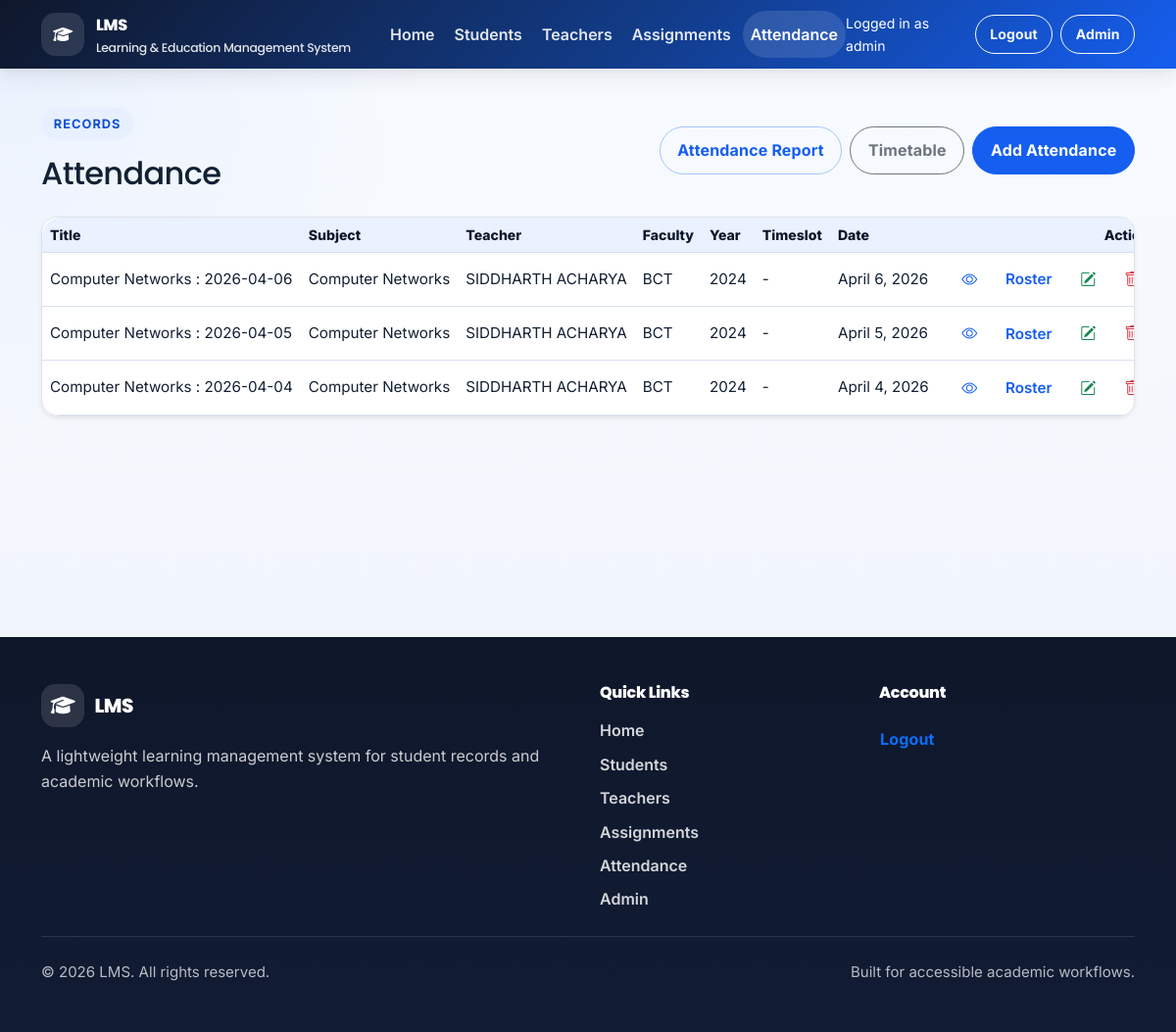
The app's page /attendances/ (signed in) with its own data.
### attendance/models.py (models this page shows, shortened)
class Attendance(models.Model):
    DAY_MONDAY = 'monday'
    DAY_TUESDAY = 'tuesday'
    DAY_WEDNESDAY = 'wednesday'
    DAY_THURSDAY = 'thursday'
    DAY_FRIDAY = 'friday'
    DAY_SATURDAY = 'saturday'
    DAY_SUNDAY = 'sunday'
    DAY_CHOICES = [
        (DAY_MONDAY, 'Monday'),
        (DAY_TUESDAY, 'Tuesday'),
        (DAY_WEDNESDAY, 'Wednesday'),
        (DAY_THURSDAY, 'Thursday'),
        (DAY_FRIDAY, 'Friday'),
        (DAY_SATURDAY, 'Saturday'),
        (DAY_SUNDAY, 'Sunday'),
    ]
    title = models.CharField(max_length=200)
    subject = models.ForeignKey(
        Subject,
        on_delete=models.SET_NULL,
        null=True,
        blank=True,
        default=None,
        related_name='attendances',
    )
    faculty = models.ForeignKey(
        Faculty,
        on_delete=models.SET_NULL,
        null=True,
        blank=True,
        default=None,
        related_name='attendances',
    )
    enrollment_batch = models.ForeignKey(
        EnrollmentYear,
        on_delete=models.SET_NULL,
        null=True,
        blank=True,
        default=None,
        related_name='attendances',
    )
    teacher = models.ForeignKey(
        Teacher,
        on_delete=models.SET_NULL,
        null=True,
        blank=True,
        default=None,
        related_name='attendances',
    )
    day_of_week = models.CharField(max_length=15, choices=DAY_CHOICES, blank=True, default='')
    start_time = models.TimeField(null=True, blank=True, default=None)
    end_time = models.TimeField(null=True, blank=True, default=None)
    attendance_date = models.DateField()
    note = models.TextField(null=True, blank=True, default=None)
    created_at = models.DateTimeField(auto_now_add=True)
    class Meta:
        constraints = [
            models.UniqueConstraint(
                fields=['subject', 'faculty', 'enrollment_batch', 'attendance_date'],
                condition=Q(subject__isnull=False, faculty__isnull=False, enrollment_batch__isnull=False),
                name='unique_attendance_subject_faculty_year_date',
            ),
        ]

### student/models.py (models this page shows)
class Subject(models.Model):
    name = models.CharField(max_length=150, unique=True)
    code = models.CharField(max_length=30, unique=True, null=True, blank=True, default=None)
    def __str__(self):
        return self.name

class Faculty(models.Model):
    name = models.CharField(max_length=150, unique=True)
    objects = FacultyManager()
    def __str__(self):
        return self.name

class EnrollmentYear(models.Model):
    year = models.PositiveIntegerField(unique=True)
    def __str__(self):
        return str(self.year)

### teacher/models.py (models this page shows)
class Teacher(models.Model):
    user = models.OneToOneField(
        User,
        on_delete=models.CASCADE,
        null=True,
        blank=True,
        default=None,
        related_name='teacher_profile',
    )
    name = models.CharField(max_length=100)
    employee_id = models.CharField(
        max_length=20, unique=True, null=True, blank=True, default=None
    )
    department = models.CharField(max_length=150, null=True, blank=True, default=None)
    qualification = models.CharField(max_length=150, null=True, blank=True, default=None)
    experience_years = models.IntegerField(null=True, blank=True, default=None)
    faculties = models.ManyToManyField(
        Faculty,
        blank=True,
        related_name='teachers',
    )
    email = models.EmailField(unique=True, null=True, blank=True, default=None)
    dp = models.ImageField(upload_to='teacher_dp/', null=True, blank=True, default=None)
    address = models.TextField(null=True, blank=True, default=None)
    joining_date = models.DateField(auto_now_add=True)
    is_first_login = models.BooleanField(default=True)
    def __str__(self):
        return self.name

### attendance/views.py (the view)
# urls.py: path('', AttendanceListView.as_view(), name='attendance-list'),
class AttendanceListView(LoginRequiredMixin, RoleFilteredAttendanceQuerysetMixin, ListView):
    model = Attendance
    template_name = 'attendance/attendance_list.html'
    context_object_name = 'attendances'
    def get_queryset(self):
        return self.get_role_filtered_queryset().order_by('-attendance_date', '-created_at')

### attendance/views.py (called while the page is built, shortened)
    def get_base_queryset(self):
        return Attendance.objects.select_related(
            'subject', 'teacher', 'faculty', 'enrollment_batch'
        ).prefetch_related('entries__student')

    def get_role_filtered_queryset(self):
        queryset = self.get_base_queryset()
        user = self.request.user
        if user.is_superuser or user.is_staff:
            return queryset

### LMS/templates/attendance/attendance_list.html (shortened to what this page needs)
{% extends 'base.html' %}
{% block content %}
<section class="container py-4">
	<div class="d-flex flex-wrap justify-content-between align-items-center gap-3 mb-4">
		<div>
			<span class="eyebrow">Records</span>
			<h1 class="h2 mb-0">Attendance</h1>
		</div>
		<div class="d-flex flex-wrap gap-2">
			<a class="btn btn-outline-primary" href="{% url 'attendance:attendance-report' %}">Attendance Report</a>
			<a class="btn btn-outline-secondary" href="{% url 'attendance:attendance-timetable' %}">Timetable</a>
			{% if can_manage_academic_records %}
			<a class="btn btn-primary" href="{% url 'attendance:attendance-create' %}">Add Attendance</a>
			{% endif %}
		</div>
	</div>
	{% if attendances %}
		<div class="table-responsive shadow-sm rounded-4 overflow-hidden bg-white border">
			<table class="table table-compact align-middle mb-0">
				<thead class="table-light">
					<tr>
						<th>Title</th>
						<th>Subject</th>
						<th>Teacher</th>
						<th>Faculty</th>
						<th>Year</th>
						<th>Timeslot</th>
						<th>Date</th>
						<th class="text-end">Actions</th>
					</tr>
				</thead>
				<tbody>
					{% for attendance in attendances %}
						<tr>
							<td>{{ attendance.title }}</td>
							<td>{{ attendance.subject|default:"-" }}</td>
							<td>{{ attendance.teacher|default:"-" }}</td>
							<td>{{ attendance.faculty|default:"-" }}</td>
							<td>{{ attendance.enrollment_batch|default:"-" }}</td>
							<td>
								{% if attendance.start_time and attendance.end_time %}
								{{ attendance.start_time|time:"g:i a" }} - {{ attendance.end_time|time:"g:i a" }}
								{% else %}
								-
								{% endif %}
							</td>
							<td>{{ attendance.attendance_date|date:"F j, Y" }}</td>
							<td class="text-end">
								<div class="action-links">
									<a href="{% url 'attendance:attendance-detail' attendance.pk %}" aria-label="View" title="View"><i class="bi bi-eye text-primary"></i><span class="visually-hidden">View</span></a>
									{% if can_manage_academic_records %}
									<a href="{% url 'attendance:attendance-roster' attendance.pk %}">Roster</a>
									<a href="{% url 'attendance:attendance-update' attendance.pk %}" aria-label="Edit" title="Edit"><i class="bi bi-pencil-square text-success"></i><span class="visually-hidden">Edit</span></a>
									<a href="{% url 'attendance:attendance-delete' attendance.pk %}" aria-label="Delete" title="Delete"><i class="bi bi-trash text-danger"></i><span class="visually-hidden">Delete</span></a>
									{% endif %}
								</div>
							</td>
						</tr>
					{% endfor %}
				</tbody>
			</table>
		</div>
	{% endif %}
</section>
{% endblock %}

### LMS/templates/base.html (shortened to what this page needs)
<!DOCTYPE html>
<html lang="en">
<head>
	{% load static %}
	<link href="https://cdn.jsdelivr.net/npm/bootstrap@5.3.7/dist/css/bootstrap.min.css" rel="stylesheet"
>
	<link rel="stylesheet" href="https://cdn.jsdelivr.net/npm/bootstrap-icons@1.11.3/font/bootstrap-icons.min.css">
	<link rel="stylesheet" href="https://cdnjs.cloudflare.com/ajax/libs/font-awesome/6.7.2/css/all.min.css"
 />
	<link rel="stylesheet" href="{% static 'css/styles.css' %}">
	<link rel="stylesheet" href="{% static 'css/lms-overrides.css' %}">
</head>
<body class="d-flex flex-column min-vh-100">
	<header class="site-header">
		<nav class="navbar navbar-expand-lg navbar-dark">
			<div class="container">
				<a class="navbar-brand" href="{% url 'home' %}" aria-label="LMS home">
					<span class="brand-icon" aria-hidden="true"><i class="fa-solid fa-graduation-cap"></i></span>
					<span class="brand-copy">
						<span class="brand-title">LMS</span>
						<span class="brand-subtitle">Learning & Education Management System</span>
					</span>
				</a>
				<div class="collapse navbar-collapse" id="primaryNav">
					{% with current_url_name=request.resolver_match.url_name current_namespace=request.resolver_match.namespace %}
					<ul class="navbar-nav me-auto mb-2 mb-lg-0 gap-lg-1">
						<li class="nav-item">
							<a class="nav-link {% if current_url_name == 'home' and not current_namespace %}active{% endif %}" href="{% url 'home' %}"
								{% if current_url_name == 'home' and not current_namespace %}aria-current="page"{% endif %}>Home</a>
						</li>
						<li class="nav-item">
							<a class="nav-link {% if current_namespace == 'student' %}active{% endif %}"
								href="{% url 'student:student-list' %}"
								{% if current_namespace == 'student' %}aria-current="page"{% endif %}>Students</a>
						</li>
						<li class="nav-item">
							<a class="nav-link {% if current_namespace == 'teacher' %}active{% endif %}"
								href="{% url 'teacher:teacher-list' %}"
								{% if current_namespace == 'teacher' %}aria-current="page"{% endif %}>Teachers</a>
						</li>
						<li class="nav-item">
							<a class="nav-link {% if current_namespace == 'assignment' %}active{% endif %}"
								href="{% url 'assignment:assignment-list' %}"
								{% if current_namespace == 'assignment' %}aria-current="page"{% endif %}>Assignments</a>
						</li>
						<li class="nav-item">
							<a class="nav-link {% if current_namespace == 'attendance' %}active{% endif %}"
								href="{% url 'attendance:attendance-list' %}"
								{% if current_namespace == 'attendance' %}aria-current="page"{% endif %}>Attendance</a>
						</li>
					</ul>
					{% endwith %}
					<ul class="navbar-nav ms-auto align-items-lg-center gap-lg-2">
						{% if request.user.is_authenticated %}
						<li class="nav-item text-white small me-lg-2">
							Logged in as {{ current_user_display_name }}
						</li>
						<li class="nav-item">
							<form method="post" action="{% url 'logout' %}" class="d-inline">
								<button type="submit" class="btn btn-outline-light btn-sm">Logout</button>
							</form>
						</li>
						{% else %}
						<li class="nav-item">
							<a class="btn btn-outline-light btn-sm" href="{% url 'login' %}">Login</a>
						</li>
						{% endif %}
						{% if request.user.is_staff or request.user.is_superuser %}
						<li class="nav-item">
							<a class="btn btn-outline-light btn-sm" href="{% url 'admin:index' %}">Admin</a>
						</li>
						{% endif %}
					</ul>
				</div>
			</div>
		</nav>
	</header>
	<main id="main-content" class="flex-grow-1">
		<div class="container pt-3">
		</div>
		{% block content %}{% endblock %}
	</main>
	<footer class="site-footer mt-auto">
		<div class="container py-5">
			<div class="row g-4">
				<div class="col-lg-6">
					<h2 class="footer-brand mb-3">
						<span class="brand-icon" aria-hidden="true"><i class="fa-solid fa-graduation-cap"></i></span>
						LMS
					</h2>
					<p class="footer-copy mb-0">
						A lightweight learning management system for student records and academic workflows.
					</p>
				</div>
				<div class="col-lg-3 col-md-6">
					<h3 class="footer-heading">Quick Links</h3>
					<ul class="footer-links list-unstyled mb-0">
						<li><a href="{% url 'home' %}">Home</a></li>
						<li><a href="{% url 'student:student-list' %}">Students</a></li>
						<li><a href="{% url 'teacher:teacher-list' %}">Teachers</a></li>
						<li><a href="{% url 'assignment:assignment-list' %}">Assignments</a></li>
						<li><a href="{% url 'attendance:attendance-list' %}">Attendance</a></li>
						{% if is_admin_like_user %}
						<li><a href="{% url 'admin:index' %}">Admin</a></li>
						{% endif %}
					</ul>
				</div>
				<div class="col-lg-3 col-md-6">
					<h3 class="footer-heading">Account</h3>
					<ul class="footer-links list-unstyled mb-0">
						{% if request.user.is_authenticated %}
						<li>
							<form method="post" action="{% url 'logout' %}" class="d-inline">
								<button type="submit" class="btn btn-link p-0 text-decoration-none">Logout</button>
							</form>
						</li>
						{% else %}
						<li><a href="{% url 'login' %}">Login</a></li>
						{% endif %}
					</ul>
				</div>
			</div>
			<div class="footer-divider my-4"></div>
			<div class="d-flex flex-column flex-md-row justify-content-between align-items-center gap-2">
				<p class="footer-note mb-0">&copy; {% now "Y" %} LMS. All rights reserved.</p>
				<p class="footer-note mb-0">Built for accessible academic workflows.</p>
			</div>
		</div>
	</footer>
</body>
</html>

### static/css/lms-overrides.css (style rules this page uses)
.eyebrow { display: inline-flex; align-items: center; gap: 0.5rem; padding: 0.35rem 0.8rem; margin-bottom: 1rem; border-radius: 999px; font-size: 0.8rem; font-weight: 700; letter-spacing: 0.08em; text-transform: uppercase; background: var(--color-primary-soft); color: var(--color-primary-hover); }
.table-responsive, .bg-white, .bg-light { box-shadow: var(--shadow-md); }
.action-links { display: inline-flex; gap: 0.85rem; flex-wrap: nowrap; justify-content: flex-end; font-weight: 600; align-items: center; white-space: nowrap; }
.action-links a { display: inline-flex; align-items: center; justify-content: center; flex-shrink: 0; }
.table-compact th, .table-compact td { white-space: normal; word-break: break-word; line-height: 1.35; font-size: 0.95rem; }
.table-compact td, .table-compact th { vertical-align: top; }
.table td.text-end, .table th.text-end { min-width: 170px; }

### records on screen
Attendance: title "Computer Networks : 2026-04-06", subject "Computer Networks", teacher "SIDDHARTH ACHARYA", faculty "BCT", enrollment_batch "2024", attendance_date "April 6, 2026"
Attendance: title "Computer Networks : 2026-04-05", subject "Computer Networks", teacher "SIDDHARTH ACHARYA", faculty "BCT", enrollment_batch "2024", attendance_date "April 5, 2026"
Attendance: title "Computer Networks : 2026-04-04", subject "Computer Networks", teacher "SIDDHARTH ACHARYA", faculty "BCT", enrollment_batch "2024", attendance_date "April 4, 2026"

### other values on screen
{{ current_user_display_name }} "admin"
